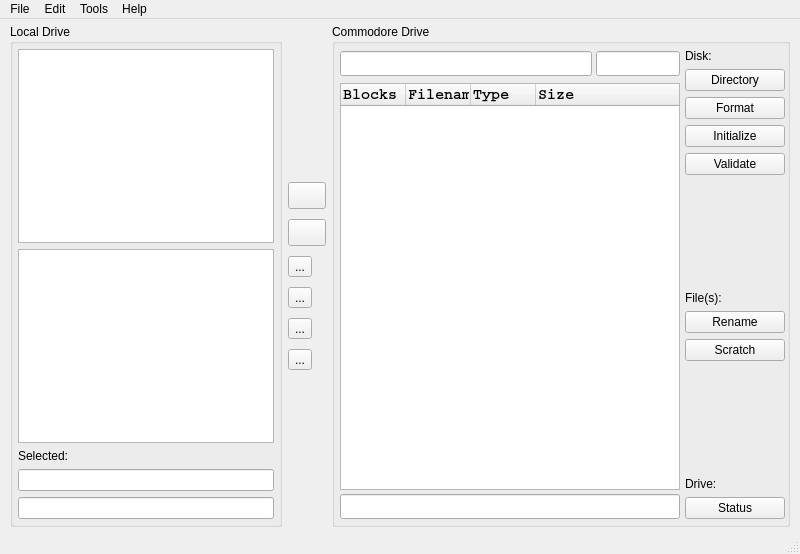
<?xml version="1.0" encoding="UTF-8"?>
<ui version="4.0">
 <class>FileWindow</class>
 <widget class="QMainWindow" name="FileWindow">
  <property name="geometry">
   <rect>
    <x>0</x>
    <y>0</y>
    <width>800</width>
    <height>554</height>
   </rect>
  </property>
  <property name="windowTitle">
   <string>QtCBM</string>
  </property>
  <property name="windowIcon">
   <iconset resource="QtCBM.qrc">
    <normaloff>:/res/icons/icon.png</normaloff>:/res/icons/icon.png</iconset>
  </property>
  <widget class="QWidget" name="centralWidget">
   <layout class="QHBoxLayout" name="horizontalLayout_2">
    <property name="leftMargin">
     <number>10</number>
    </property>
    <property name="topMargin">
     <number>5</number>
    </property>
    <property name="rightMargin">
     <number>10</number>
    </property>
    <property name="bottomMargin">
     <number>5</number>
    </property>
    <item>
     <layout class="QHBoxLayout" name="horizontalLayout">
      <property name="spacing">
       <number>0</number>
      </property>
      <item>
       <widget class="QGroupBox" name="groupBox">
        <property name="title">
         <string>Local Drive</string>
        </property>
        <layout class="QHBoxLayout" name="horizontalLayout_4">
         <property name="leftMargin">
          <number>5</number>
         </property>
         <property name="topMargin">
          <number>5</number>
         </property>
         <property name="rightMargin">
          <number>5</number>
         </property>
         <property name="bottomMargin">
          <number>5</number>
         </property>
         <item>
          <layout class="QVBoxLayout" name="verticalLayout_9">
           <property name="spacing">
            <number>0</number>
           </property>
           <item>
            <widget class="QFrame" name="frame_3">
             <property name="sizePolicy">
              <sizepolicy hsizetype="Fixed" vsizetype="Preferred">
               <horstretch>0</horstretch>
               <verstretch>0</verstretch>
              </sizepolicy>
             </property>
             <property name="minimumSize">
              <size>
               <width>100</width>
               <height>0</height>
              </size>
             </property>
             <property name="frameShape">
              <enum>QFrame::NoFrame</enum>
             </property>
             <property name="frameShadow">
              <enum>QFrame::Plain</enum>
             </property>
             <property name="lineWidth">
              <number>0</number>
             </property>
             <layout class="QVBoxLayout" name="verticalLayout_6">
              <property name="spacing">
               <number>0</number>
              </property>
              <property name="leftMargin">
               <number>0</number>
              </property>
              <property name="topMargin">
               <number>0</number>
              </property>
              <property name="rightMargin">
               <number>0</number>
              </property>
              <property name="bottomMargin">
               <number>0</number>
              </property>
             </layout>
            </widget>
           </item>
           <item>
            <widget class="QFrame" name="frame_2">
             <property name="sizePolicy">
              <sizepolicy hsizetype="Minimum" vsizetype="Preferred">
               <horstretch>0</horstretch>
               <verstretch>0</verstretch>
              </sizepolicy>
             </property>
             <property name="minimumSize">
              <size>
               <width>120</width>
               <height>0</height>
              </size>
             </property>
             <property name="frameShape">
              <enum>QFrame::NoFrame</enum>
             </property>
             <property name="frameShadow">
              <enum>QFrame::Plain</enum>
             </property>
             <property name="lineWidth">
              <number>0</number>
             </property>
             <layout class="QVBoxLayout" name="verticalLayout_2">
              <property name="leftMargin">
               <number>0</number>
              </property>
              <property name="topMargin">
               <number>0</number>
              </property>
              <property name="rightMargin">
               <number>0</number>
              </property>
              <property name="bottomMargin">
               <number>0</number>
              </property>
              <item>
               <layout class="QVBoxLayout" name="verticalLayout">
                <item>
                 <widget class="QTreeView" name="localFolders">
                  <property name="sizePolicy">
                   <sizepolicy hsizetype="Minimum" vsizetype="Expanding">
                    <horstretch>0</horstretch>
                    <verstretch>0</verstretch>
                   </sizepolicy>
                  </property>
                  <property name="minimumSize">
                   <size>
                    <width>120</width>
                    <height>0</height>
                   </size>
                  </property>
                  <property name="headerHidden">
                   <bool>true</bool>
                  </property>
                 </widget>
                </item>
                <item>
                 <widget class="QListView" name="localFiles">
                  <property name="sizePolicy">
                   <sizepolicy hsizetype="Minimum" vsizetype="Expanding">
                    <horstretch>0</horstretch>
                    <verstretch>0</verstretch>
                   </sizepolicy>
                  </property>
                  <property name="minimumSize">
                   <size>
                    <width>120</width>
                    <height>0</height>
                   </size>
                  </property>
                  <property name="selectionMode">
                   <enum>QAbstractItemView::ExtendedSelection</enum>
                  </property>
                 </widget>
                </item>
                <item>
                 <layout class="QVBoxLayout" name="verticalLayout_5">
                  <item>
                   <widget class="QLabel" name="label_6">
                    <property name="sizePolicy">
                     <sizepolicy hsizetype="Minimum" vsizetype="Preferred">
                      <horstretch>0</horstretch>
                      <verstretch>0</verstretch>
                     </sizepolicy>
                    </property>
                    <property name="minimumSize">
                     <size>
                      <width>120</width>
                      <height>0</height>
                     </size>
                    </property>
                    <property name="baseSize">
                     <size>
                      <width>1</width>
                      <height>0</height>
                     </size>
                    </property>
                    <property name="text">
                     <string>Selected:</string>
                    </property>
                   </widget>
                  </item>
                  <item>
                   <widget class="QLineEdit" name="selectedKB">
                    <property name="sizePolicy">
                     <sizepolicy hsizetype="Minimum" vsizetype="Fixed">
                      <horstretch>0</horstretch>
                      <verstretch>0</verstretch>
                     </sizepolicy>
                    </property>
                    <property name="minimumSize">
                     <size>
                      <width>120</width>
                      <height>0</height>
                     </size>
                    </property>
                    <property name="readOnly">
                     <bool>true</bool>
                    </property>
                   </widget>
                  </item>
                  <item>
                   <widget class="QLineEdit" name="selectedBlocks">
                    <property name="sizePolicy">
                     <sizepolicy hsizetype="Minimum" vsizetype="Fixed">
                      <horstretch>0</horstretch>
                      <verstretch>0</verstretch>
                     </sizepolicy>
                    </property>
                    <property name="minimumSize">
                     <size>
                      <width>120</width>
                      <height>0</height>
                     </size>
                    </property>
                    <property name="readOnly">
                     <bool>true</bool>
                    </property>
                   </widget>
                  </item>
                 </layout>
                </item>
               </layout>
              </item>
             </layout>
            </widget>
           </item>
          </layout>
         </item>
        </layout>
       </widget>
      </item>
      <item>
       <widget class="QFrame" name="frame">
        <property name="sizePolicy">
         <sizepolicy hsizetype="Fixed" vsizetype="Preferred">
          <horstretch>0</horstretch>
          <verstretch>0</verstretch>
         </sizepolicy>
        </property>
        <property name="minimumSize">
         <size>
          <width>50</width>
          <height>0</height>
         </size>
        </property>
        <property name="frameShape">
         <enum>QFrame::NoFrame</enum>
        </property>
        <property name="frameShadow">
         <enum>QFrame::Plain</enum>
        </property>
        <property name="lineWidth">
         <number>0</number>
        </property>
        <layout class="QGridLayout" name="gridLayout_2">
         <property name="leftMargin">
          <number>0</number>
         </property>
         <property name="topMargin">
          <number>0</number>
         </property>
         <property name="rightMargin">
          <number>0</number>
         </property>
         <property name="bottomMargin">
          <number>0</number>
         </property>
         <item row="0" column="0">
          <layout class="QGridLayout" name="gridLayout">
           <property name="horizontalSpacing">
            <number>0</number>
           </property>
           <property name="verticalSpacing">
            <number>10</number>
           </property>
           <item row="3" column="0">
            <widget class="QToolButton" name="copyNibwrite">
             <property name="toolTip">
              <string>Write nibwrite image to disk</string>
             </property>
             <property name="text">
              <string>...</string>
             </property>
             <property name="icon">
              <iconset>
               <normaloff>res/icons/ndisk-right.png</normaloff>res/icons/ndisk-right.png</iconset>
             </property>
             <property name="iconSize">
              <size>
               <width>30</width>
               <height>20</height>
              </size>
             </property>
            </widget>
           </item>
           <item row="0" column="0">
            <spacer name="verticalSpacer">
             <property name="orientation">
              <enum>Qt::Vertical</enum>
             </property>
             <property name="sizeHint" stdset="0">
              <size>
               <width>20</width>
               <height>40</height>
              </size>
             </property>
            </spacer>
           </item>
           <item row="5" column="0">
            <widget class="QToolButton" name="copyCBMfileToDisk">
             <property name="toolTip">
              <string>Copy file(s) to disk</string>
             </property>
             <property name="text">
              <string>...</string>
             </property>
             <property name="icon">
              <iconset resource="QtCBM.qrc">
               <normaloff>:/res/icons/file-right.png</normaloff>:/res/icons/file-right.png</iconset>
             </property>
             <property name="iconSize">
              <size>
               <width>30</width>
               <height>20</height>
              </size>
             </property>
            </widget>
           </item>
           <item row="2" column="0">
            <widget class="QToolButton" name="copyFromCBM">
             <property name="enabled">
              <bool>true</bool>
             </property>
             <property name="font">
              <font>
               <pointsize>11</pointsize>
              </font>
             </property>
             <property name="toolTip">
              <string>Create D64 image from disk</string>
             </property>
             <property name="text">
              <string/>
             </property>
             <property name="icon">
              <iconset resource="QtCBM.qrc">
               <normaloff>:/res/icons/disk-left.png</normaloff>:/res/icons/disk-left.png</iconset>
             </property>
             <property name="iconSize">
              <size>
               <width>30</width>
               <height>20</height>
              </size>
             </property>
             <property name="autoRaise">
              <bool>false</bool>
             </property>
             <property name="arrowType">
              <enum>Qt::NoArrow</enum>
             </property>
            </widget>
           </item>
           <item row="1" column="0">
            <widget class="QToolButton" name="copyToCBM">
             <property name="font">
              <font>
               <pointsize>11</pointsize>
              </font>
             </property>
             <property name="toolTip">
              <string>Transfer D64 image to disk</string>
             </property>
             <property name="text">
              <string/>
             </property>
             <property name="icon">
              <iconset resource="QtCBM.qrc">
               <normaloff>:/res/icons/disk-right.png</normaloff>:/res/icons/disk-right.png</iconset>
             </property>
             <property name="iconSize">
              <size>
               <width>30</width>
               <height>20</height>
              </size>
             </property>
             <property name="autoRaise">
              <bool>false</bool>
             </property>
             <property name="arrowType">
              <enum>Qt::NoArrow</enum>
             </property>
            </widget>
           </item>
           <item row="6" column="0">
            <widget class="QToolButton" name="copyFileFromCBMdisk">
             <property name="toolTip">
              <string>Copy file from disk</string>
             </property>
             <property name="text">
              <string>...</string>
             </property>
             <property name="icon">
              <iconset resource="QtCBM.qrc">
               <normaloff>:/res/icons/file-left.png</normaloff>:/res/icons/file-left.png</iconset>
             </property>
             <property name="iconSize">
              <size>
               <width>30</width>
               <height>20</height>
              </size>
             </property>
            </widget>
           </item>
           <item row="7" column="0">
            <spacer name="verticalSpacer_2">
             <property name="orientation">
              <enum>Qt::Vertical</enum>
             </property>
             <property name="sizeHint" stdset="0">
              <size>
               <width>20</width>
               <height>40</height>
              </size>
             </property>
            </spacer>
           </item>
           <item row="4" column="0">
            <widget class="QToolButton" name="copyNibread">
             <property name="toolTip">
              <string>Create nibread image from disk</string>
             </property>
             <property name="text">
              <string>...</string>
             </property>
             <property name="icon">
              <iconset>
               <normaloff>res/icons/ndisk-left.png</normaloff>res/icons/ndisk-left.png</iconset>
             </property>
             <property name="iconSize">
              <size>
               <width>30</width>
               <height>20</height>
              </size>
             </property>
            </widget>
           </item>
          </layout>
         </item>
        </layout>
       </widget>
      </item>
      <item>
       <widget class="QGroupBox" name="groupBox_2">
        <property name="title">
         <string>Commodore Drive</string>
        </property>
        <layout class="QHBoxLayout" name="horizontalLayout_6">
         <property name="spacing">
          <number>0</number>
         </property>
         <property name="leftMargin">
          <number>5</number>
         </property>
         <property name="topMargin">
          <number>5</number>
         </property>
         <property name="rightMargin">
          <number>2</number>
         </property>
         <property name="bottomMargin">
          <number>5</number>
         </property>
         <item>
          <layout class="QHBoxLayout" name="horizontalLayout_5">
           <property name="spacing">
            <number>5</number>
           </property>
           <item>
            <widget class="QFrame" name="frame_4">
             <property name="frameShape">
              <enum>QFrame::NoFrame</enum>
             </property>
             <property name="frameShadow">
              <enum>QFrame::Plain</enum>
             </property>
             <property name="lineWidth">
              <number>0</number>
             </property>
             <layout class="QVBoxLayout" name="verticalLayout_4">
              <property name="leftMargin">
               <number>0</number>
              </property>
              <property name="topMargin">
               <number>0</number>
              </property>
              <property name="rightMargin">
               <number>0</number>
              </property>
              <property name="bottomMargin">
               <number>0</number>
              </property>
              <item>
               <layout class="QVBoxLayout" name="verticalLayout_3">
                <property name="spacing">
                 <number>4</number>
                </property>
                <item>
                 <widget class="QFrame" name="frame_6">
                  <property name="minimumSize">
                   <size>
                    <width>0</width>
                    <height>30</height>
                   </size>
                  </property>
                  <property name="frameShape">
                   <enum>QFrame::NoFrame</enum>
                  </property>
                  <property name="frameShadow">
                   <enum>QFrame::Plain</enum>
                  </property>
                  <property name="lineWidth">
                   <number>0</number>
                  </property>
                  <layout class="QGridLayout" name="gridLayout_3">
                   <property name="leftMargin">
                    <number>0</number>
                   </property>
                   <property name="topMargin">
                    <number>0</number>
                   </property>
                   <property name="rightMargin">
                    <number>0</number>
                   </property>
                   <property name="bottomMargin">
                    <number>0</number>
                   </property>
                   <property name="spacing">
                    <number>0</number>
                   </property>
                   <item row="0" column="0">
                    <layout class="QGridLayout" name="gridLayout_4" columnstretch="75,25" columnminimumwidth="0,0">
                     <property name="sizeConstraint">
                      <enum>QLayout::SetNoConstraint</enum>
                     </property>
                     <property name="horizontalSpacing">
                      <number>4</number>
                     </property>
                     <property name="verticalSpacing">
                      <number>0</number>
                     </property>
                     <item row="0" column="1">
                      <widget class="QLineEdit" name="diskId">
                       <property name="sizePolicy">
                        <sizepolicy hsizetype="Preferred" vsizetype="Fixed">
                         <horstretch>0</horstretch>
                         <verstretch>0</verstretch>
                        </sizepolicy>
                       </property>
                       <property name="minimumSize">
                        <size>
                         <width>50</width>
                         <height>25</height>
                        </size>
                       </property>
                       <property name="font">
                        <font>
                         <family>Courier</family>
                         <bold>true</bold>
                         <kerning>false</kerning>
                        </font>
                       </property>
                       <property name="frame">
                        <bool>true</bool>
                       </property>
                       <property name="readOnly">
                        <bool>true</bool>
                       </property>
                      </widget>
                     </item>
                     <item row="0" column="0">
                      <widget class="QLineEdit" name="diskLabel">
                       <property name="sizePolicy">
                        <sizepolicy hsizetype="Preferred" vsizetype="Fixed">
                         <horstretch>0</horstretch>
                         <verstretch>0</verstretch>
                        </sizepolicy>
                       </property>
                       <property name="minimumSize">
                        <size>
                         <width>0</width>
                         <height>25</height>
                        </size>
                       </property>
                       <property name="font">
                        <font>
                         <family>Courier</family>
                         <bold>true</bold>
                         <kerning>false</kerning>
                        </font>
                       </property>
                       <property name="frame">
                        <bool>true</bool>
                       </property>
                       <property name="readOnly">
                        <bool>true</bool>
                       </property>
                      </widget>
                     </item>
                    </layout>
                   </item>
                  </layout>
                 </widget>
                </item>
                <item>
                 <widget class="QTreeWidget" name="cbmFiles">
                  <property name="font">
                   <font>
                    <family>Courier</family>
                    <pointsize>11</pointsize>
                    <bold>true</bold>
                    <kerning>false</kerning>
                   </font>
                  </property>
                  <property name="frameShape">
                   <enum>QFrame::StyledPanel</enum>
                  </property>
                  <property name="frameShadow">
                   <enum>QFrame::Sunken</enum>
                  </property>
                  <property name="rootIsDecorated">
                   <bool>false</bool>
                  </property>
                  <property name="uniformRowHeights">
                   <bool>true</bool>
                  </property>
                  <property name="itemsExpandable">
                   <bool>false</bool>
                  </property>
                  <property name="expandsOnDoubleClick">
                   <bool>false</bool>
                  </property>
                  <property name="columnCount">
                   <number>4</number>
                  </property>
                  <attribute name="headerDefaultSectionSize">
                   <number>65</number>
                  </attribute>
                  <attribute name="headerStretchLastSection">
                   <bool>true</bool>
                  </attribute>
                  <column>
                   <property name="text">
                    <string>Blocks</string>
                   </property>
                  </column>
                  <column>
                   <property name="text">
                    <string>Filename</string>
                   </property>
                  </column>
                  <column>
                   <property name="text">
                    <string>Type</string>
                   </property>
                  </column>
                  <column>
                   <property name="text">
                    <string>Size</string>
                   </property>
                  </column>
                 </widget>
                </item>
                <item>
                 <widget class="QLineEdit" name="freeSpace">
                  <property name="minimumSize">
                   <size>
                    <width>0</width>
                    <height>25</height>
                   </size>
                  </property>
                  <property name="font">
                   <font>
                    <family>Courier</family>
                    <bold>true</bold>
                    <kerning>false</kerning>
                   </font>
                  </property>
                  <property name="frame">
                   <bool>true</bool>
                  </property>
                  <property name="readOnly">
                   <bool>true</bool>
                  </property>
                 </widget>
                </item>
               </layout>
              </item>
             </layout>
            </widget>
           </item>
           <item>
            <widget class="QFrame" name="frame_5">
             <property name="sizePolicy">
              <sizepolicy hsizetype="Fixed" vsizetype="Preferred">
               <horstretch>0</horstretch>
               <verstretch>0</verstretch>
              </sizepolicy>
             </property>
             <property name="minimumSize">
              <size>
               <width>100</width>
               <height>0</height>
              </size>
             </property>
             <property name="frameShape">
              <enum>QFrame::NoFrame</enum>
             </property>
             <property name="frameShadow">
              <enum>QFrame::Raised</enum>
             </property>
             <property name="lineWidth">
              <number>0</number>
             </property>
             <layout class="QVBoxLayout" name="verticalLayout_8">
              <property name="spacing">
               <number>6</number>
              </property>
              <property name="leftMargin">
               <number>0</number>
              </property>
              <property name="topMargin">
               <number>0</number>
              </property>
              <property name="rightMargin">
               <number>0</number>
              </property>
              <property name="bottomMargin">
               <number>0</number>
              </property>
              <item>
               <layout class="QVBoxLayout" name="verticalLayout_7">
                <property name="spacing">
                 <number>6</number>
                </property>
                <item>
                 <widget class="QLabel" name="label_3">
                  <property name="text">
                   <string>Disk:</string>
                  </property>
                 </widget>
                </item>
                <item>
                 <widget class="QPushButton" name="CBMDirectory">
                  <property name="text">
                   <string>Directory</string>
                  </property>
                 </widget>
                </item>
                <item>
                 <widget class="QPushButton" name="CBMFormat">
                  <property name="enabled">
                   <bool>true</bool>
                  </property>
                  <property name="text">
                   <string>Format</string>
                  </property>
                 </widget>
                </item>
                <item>
                 <widget class="QPushButton" name="CBMInitialize">
                  <property name="enabled">
                   <bool>true</bool>
                  </property>
                  <property name="text">
                   <string>Initialize</string>
                  </property>
                 </widget>
                </item>
                <item>
                 <widget class="QPushButton" name="CBMValidate">
                  <property name="text">
                   <string>Validate</string>
                  </property>
                 </widget>
                </item>
                <item>
                 <spacer name="verticalSpacer_6">
                  <property name="orientation">
                   <enum>Qt::Vertical</enum>
                  </property>
                  <property name="sizeHint" stdset="0">
                   <size>
                    <width>20</width>
                    <height>40</height>
                   </size>
                  </property>
                 </spacer>
                </item>
                <item>
                 <widget class="QLabel" name="label_2">
                  <property name="text">
                   <string>File(s):</string>
                  </property>
                 </widget>
                </item>
                <item>
                 <widget class="QPushButton" name="CBMRename">
                  <property name="enabled">
                   <bool>true</bool>
                  </property>
                  <property name="text">
                   <string>Rename</string>
                  </property>
                 </widget>
                </item>
                <item>
                 <widget class="QPushButton" name="CBMScratch">
                  <property name="enabled">
                   <bool>true</bool>
                  </property>
                  <property name="text">
                   <string>Scratch</string>
                  </property>
                 </widget>
                </item>
                <item>
                 <spacer name="verticalSpacer_7">
                  <property name="orientation">
                   <enum>Qt::Vertical</enum>
                  </property>
                  <property name="sizeHint" stdset="0">
                   <size>
                    <width>20</width>
                    <height>40</height>
                   </size>
                  </property>
                 </spacer>
                </item>
                <item>
                 <widget class="QLabel" name="label">
                  <property name="text">
                   <string>Drive:</string>
                  </property>
                 </widget>
                </item>
                <item>
                 <widget class="QPushButton" name="CBMStatus">
                  <property name="text">
                   <string>Status</string>
                  </property>
                 </widget>
                </item>
               </layout>
              </item>
             </layout>
            </widget>
           </item>
          </layout>
         </item>
        </layout>
       </widget>
      </item>
     </layout>
    </item>
   </layout>
  </widget>
  <widget class="QMenuBar" name="menuBar">
   <property name="geometry">
    <rect>
     <x>0</x>
     <y>0</y>
     <width>800</width>
     <height>23</height>
    </rect>
   </property>
   <widget class="QMenu" name="menuEdit">
    <property name="title">
     <string>Edit</string>
    </property>
    <addaction name="actionPreferences"/>
   </widget>
   <widget class="QMenu" name="menuFile">
    <property name="title">
     <string>File</string>
    </property>
    <addaction name="actionView_Home_Folder"/>
    <addaction name="actionView_Drive"/>
    <addaction name="separator"/>
    <addaction name="action_Quit"/>
   </widget>
   <widget class="QMenu" name="menuTools">
    <property name="title">
     <string>Tools</string>
    </property>
    <addaction name="actionDetect_Drive"/>
    <addaction name="actionReset_Bus"/>
   </widget>
   <widget class="QMenu" name="menuHelp">
    <property name="title">
     <string>Help</string>
    </property>
    <addaction name="actionAbout"/>
   </widget>
   <addaction name="menuFile"/>
   <addaction name="menuEdit"/>
   <addaction name="menuTools"/>
   <addaction name="menuHelp"/>
  </widget>
  <widget class="QStatusBar" name="statusBar"/>
  <action name="actionPreferences">
   <property name="text">
    <string>Preferences...</string>
   </property>
  </action>
  <action name="actionView_Home_Folder">
   <property name="checkable">
    <bool>true</bool>
   </property>
   <property name="checked">
    <bool>true</bool>
   </property>
   <property name="text">
    <string>View Home Folder</string>
   </property>
  </action>
  <action name="actionView_Drive">
   <property name="checkable">
    <bool>true</bool>
   </property>
   <property name="text">
    <string>View Drives</string>
   </property>
  </action>
  <action name="actionDetect_Drive">
   <property name="enabled">
    <bool>true</bool>
   </property>
   <property name="text">
    <string>Detect Drive</string>
   </property>
  </action>
  <action name="actionReset_Bus">
   <property name="enabled">
    <bool>true</bool>
   </property>
   <property name="text">
    <string>Reset Bus</string>
   </property>
  </action>
  <action name="actionAbout">
   <property name="text">
    <string>About...</string>
   </property>
  </action>
  <action name="action_Quit">
   <property name="text">
    <string>&amp;Quit</string>
   </property>
  </action>
 </widget>
 <layoutdefault spacing="6" margin="11"/>
 <resources>
  <include location="QtCBM.qrc"/>
 </resources>
 <connections/>
</ui>
